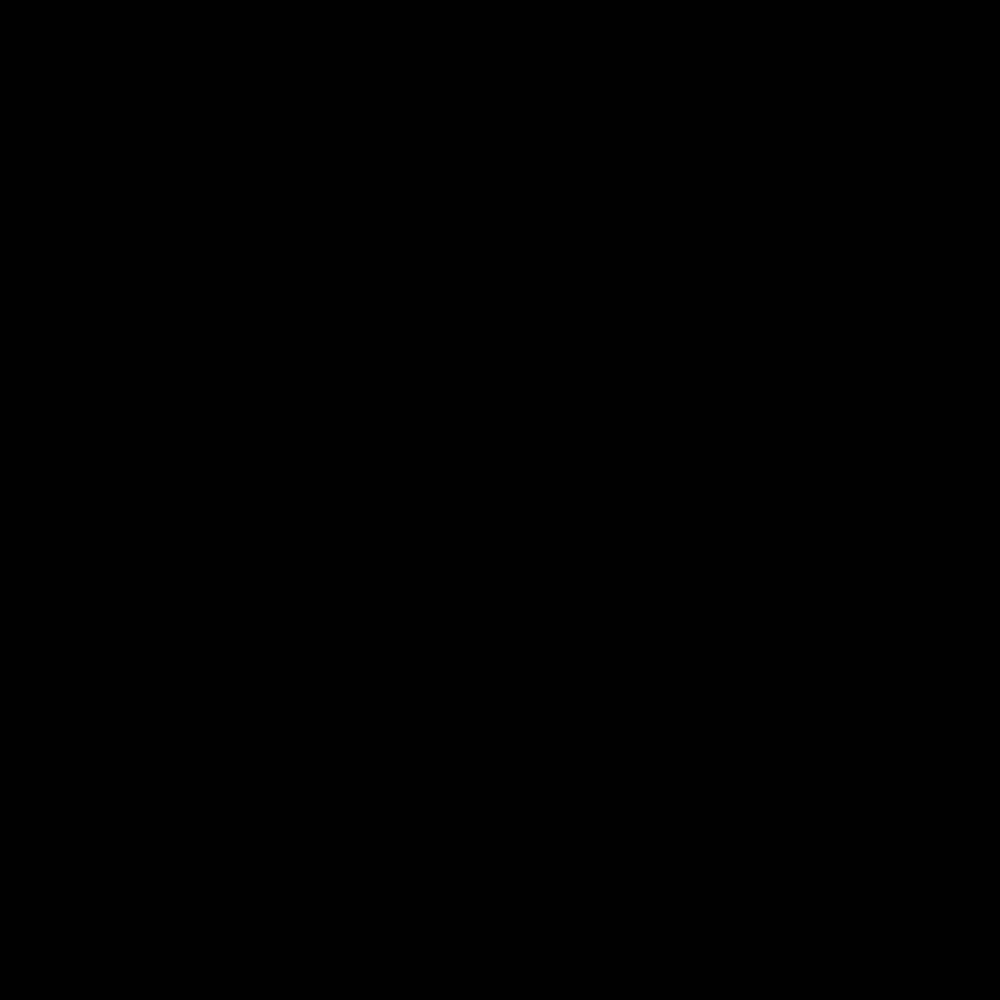
Frame 1 (no input)
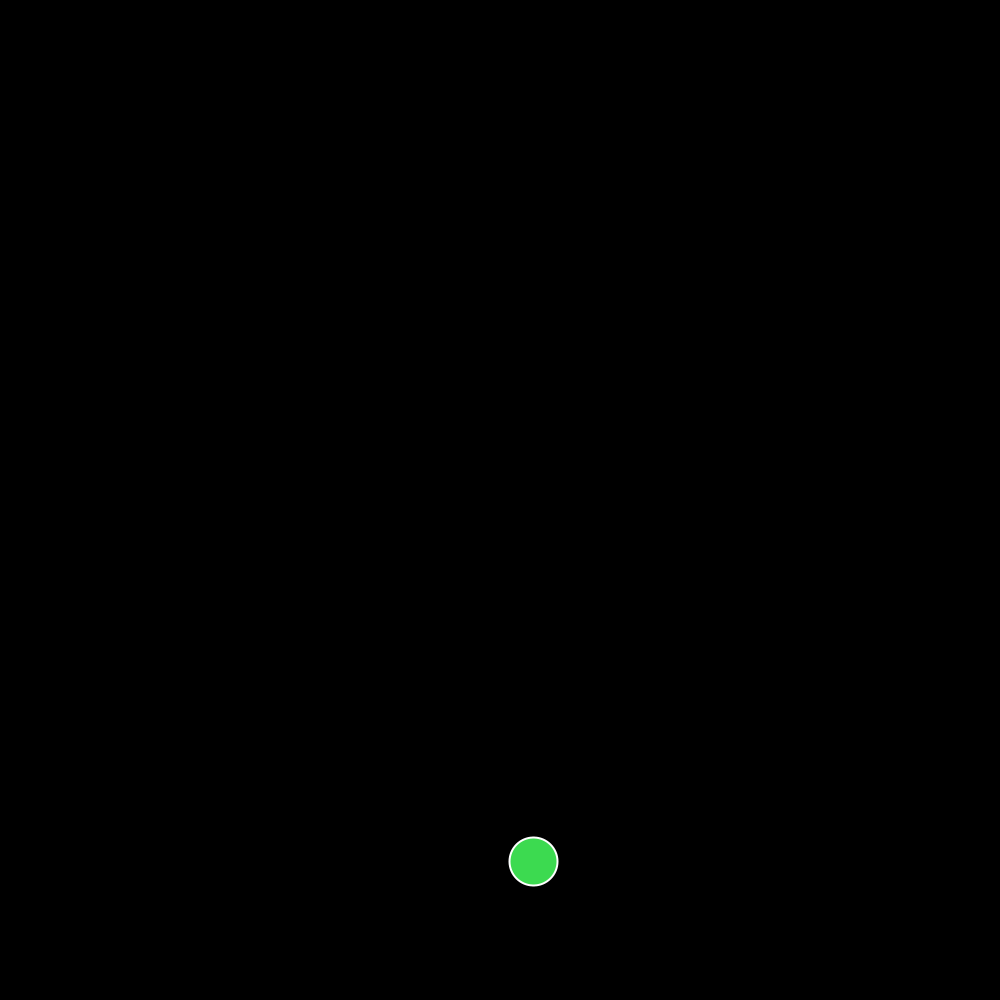
Frame 60 (the mouse pressed at the canvas centre just before this capture)
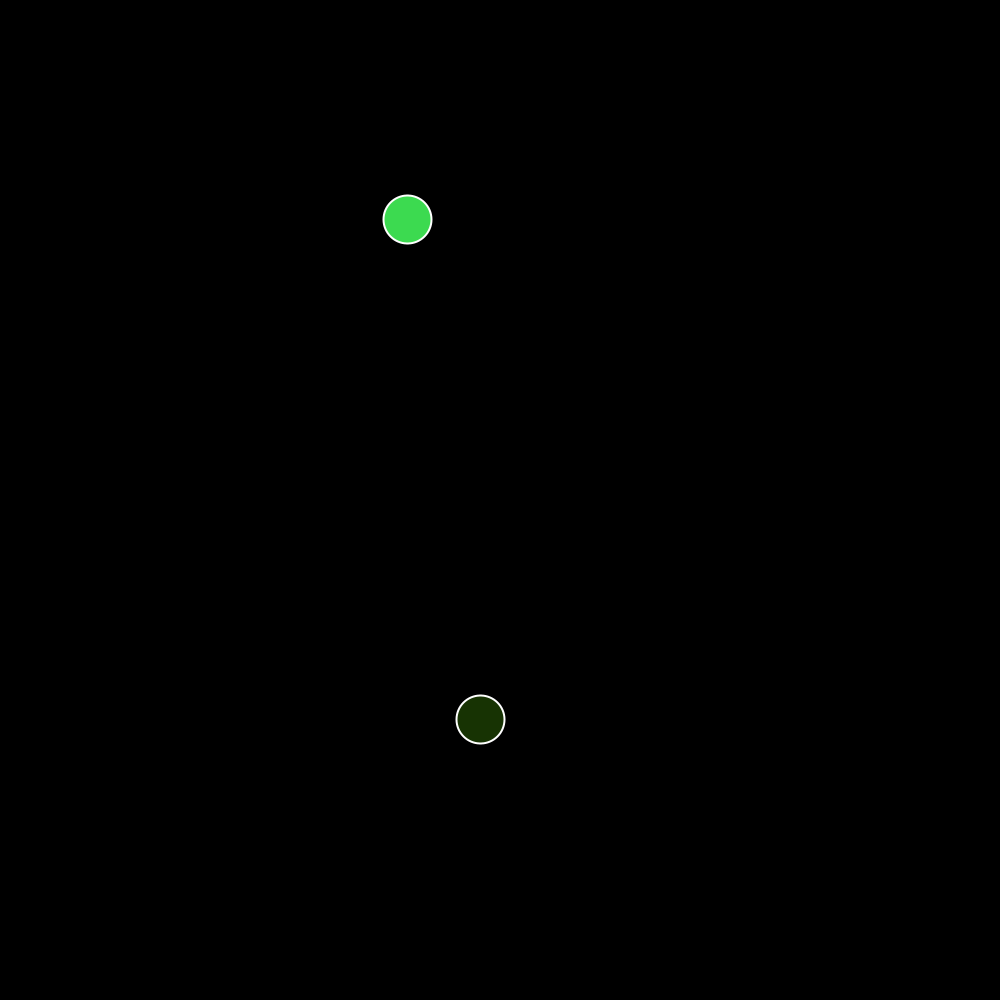
Frame 120 (the mouse held since frame 60 and released just before this capture)

The Processing sketch that drew these frames (run headless with seeded random() and noise(); from frame 60 on, the mouse is pressed at the canvas centre):

// Processing sketch: MILLION_GREAT_BALLS
// ── MILLION_GREAT_BALLS.pde
PVector gravity;   // Gravity acts at the shape's acceleration
ArrayList<Ball> balls = new ArrayList<Ball>();
int ballCount = 0;  // Keep track of the number of balls

void setup() {
  size(1000, 1000);  // Set the frame size to 1000x1000
  gravity = new PVector(0, 0.2); // Gravity
}

void draw() {
  background(0);
  
  // Loop through all balls to update and display them
  for (int i = 0; i < balls.size(); i++) {
    Ball b = balls.get(i);
    b.update();
    b.display();
  }
  
  // If there are no balls left, spawn one at the top with a random velocity and color
  if (balls.isEmpty() && ballCount < 1000) {
    balls.add(new Ball(random(width), 100, random(-4, 4), random(5, 7)));  // Higher starting velocity for more bounce
    ballCount++;  // Increment the ball count
  }

  // Reset if 1000 balls have been created
  if (ballCount >= 1000) {
    balls.clear();
    ballCount = 0;
  }
}

class Ball {
  PVector location;
  PVector velocity;
  PVector acceleration;
  color ballColor;  // Random color for the ball

  Ball(float x, float y, float vx, float vy) {
    location = new PVector(x, y);
    velocity = new PVector(vx, vy);
    acceleration = new PVector(0, gravity.y);  // Apply gravity acceleration to the y-axis
    ballColor = color(random(255), random(255), random(255)); // Random color for each ball
  }

  void update() {
    velocity.add(acceleration);   // Update velocity with acceleration (gravity)
    location.add(velocity);       // Update location with velocity
    
    // Bounce off edges (left and right) with more sideways motion
    if (location.x > width || location.x < 0) {
      velocity.x *= -1.2;  // Reverse and amplify horizontal velocity to make more sideways bounce
    }

    // Bounce off the top
    if (location.y < 0) {
      velocity.y *= -0.95;  // Reverse the vertical velocity for a bounce from the top
      location.y = 0;       // Keep the ball at the top
    }

    // Bounce off the bottom (ground)
    if (location.y > height - 24) {  // Ensure the ball stays above the ground (half the diameter)
      velocity.y *= -0.98;  // Increase the bounce factor for more bounciness (bounce more)
      velocity.x *= 1.1;     // Amplify horizontal bounce to make it move sideways more
      location.y = height - 24;  // Keep the ball on the ground
      // Create a new ball each time it bounces
      balls.add(new Ball(random(width), 100, random(-4, 4), random(5, 7)));
      ballCount++;  // Increment the ball count on each bounce

      // Reset if 1000 balls have been created
      if (ballCount >= 1000) {
        balls.clear();
        ballCount = 0;
      }
    }
  }

  void display() {
    stroke(255);
    strokeWeight(2);
    fill(ballColor);  // Use random color
    ellipse(location.x, location.y, 48, 48);  // Draw the ball
  }
}
